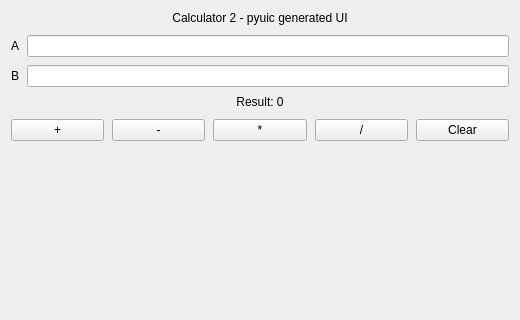
<?xml version="1.0" encoding="UTF-8"?>
<ui version="4.0">
 <class>Form</class>
 <widget class="QWidget" name="Form">
  <property name="geometry">
   <rect>
    <x>0</x>
    <y>0</y>
    <width>520</width>
    <height>320</height>
   </rect>
  </property>
  <property name="windowTitle">
   <string>Calculator 2 (pyuic)</string>
  </property>
  <layout class="QVBoxLayout" name="verticalLayout">
   <property name="spacing">
    <number>10</number>
   </property>
   <item>
    <widget class="QLabel" name="label_title">
     <property name="text">
      <string>Calculator 2 - pyuic generated UI</string>
     </property>
     <property name="alignment">
      <set>Qt::AlignCenter</set>
     </property>
    </widget>
   </item>
   <item>
    <layout class="QGridLayout" name="gridLayout">
     <property name="horizontalSpacing">
      <number>8</number>
     </property>
     <property name="verticalSpacing">
      <number>8</number>
     </property>
     <item row="0" column="0">
      <widget class="QLabel" name="label_a">
       <property name="text">
        <string>A</string>
       </property>
      </widget>
     </item>
     <item row="0" column="1">
      <widget class="QLineEdit" name="input_a"/>
     </item>
     <item row="1" column="0">
      <widget class="QLabel" name="label_b">
       <property name="text">
        <string>B</string>
       </property>
      </widget>
     </item>
     <item row="1" column="1">
      <widget class="QLineEdit" name="input_b"/>
     </item>
     <item row="2" column="0" colspan="2">
      <widget class="QLabel" name="label_result">
       <property name="text">
        <string>Result: 0</string>
       </property>
       <property name="alignment">
        <set>Qt::AlignCenter</set>
       </property>
      </widget>
     </item>
    </layout>
   </item>
   <item>
    <layout class="QHBoxLayout" name="buttonLayout">
     <property name="spacing">
      <number>8</number>
     </property>
     <item>
      <widget class="QPushButton" name="btn_add">
       <property name="text">
        <string>+</string>
       </property>
      </widget>
     </item>
     <item>
      <widget class="QPushButton" name="btn_sub">
       <property name="text">
        <string>-</string>
       </property>
      </widget>
     </item>
     <item>
      <widget class="QPushButton" name="btn_mul">
       <property name="text">
        <string>*</string>
       </property>
      </widget>
     </item>
     <item>
      <widget class="QPushButton" name="btn_div">
       <property name="text">
        <string>/</string>
       </property>
      </widget>
     </item>
     <item>
      <widget class="QPushButton" name="btn_clear">
       <property name="text">
        <string>Clear</string>
       </property>
      </widget>
     </item>
    </layout>
   </item>
   <item>
    <spacer name="verticalSpacer">
     <property name="orientation">
      <enum>Qt::Vertical</enum>
     </property>
     <property name="sizeHint" stdset="0">
      <size>
       <width>20</width>
       <height>40</height>
      </size>
     </property>
    </spacer>
   </item>
  </layout>
 </widget>
 <resources/>
 <connections/>
</ui>
